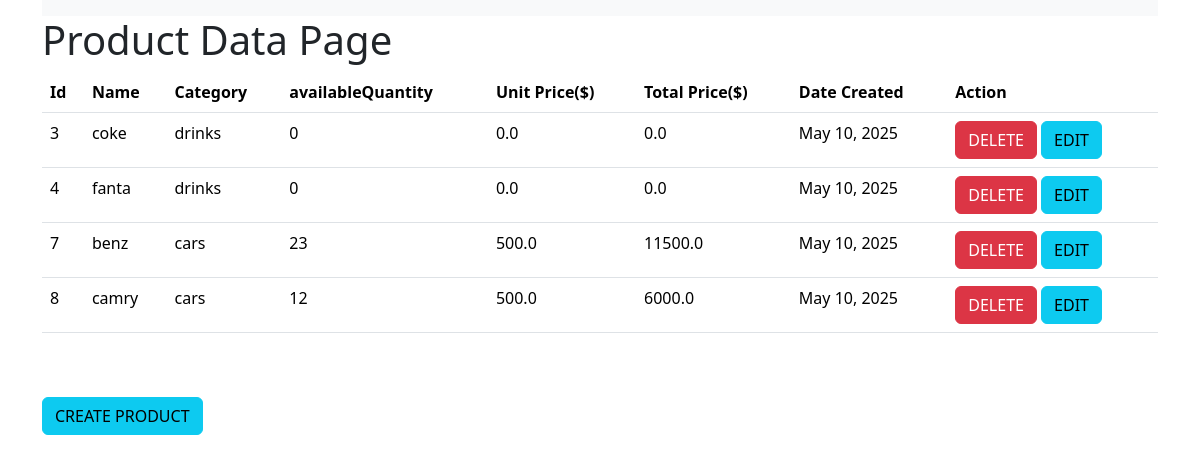
Page /allproducts on the earlier database version.
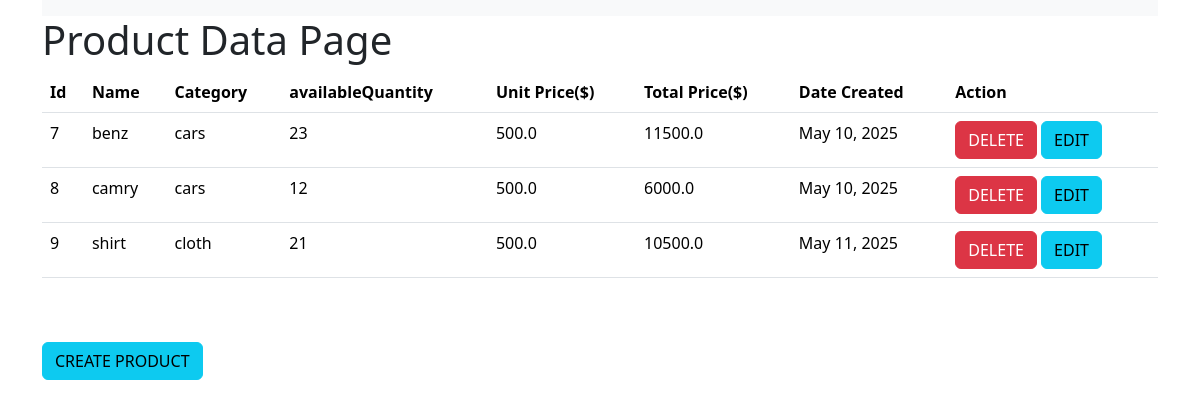
Same page on the later database version.
### inventoryapp/models.py (models this page shows, shortened)
class Product(models.Model):
    name = models.CharField(max_length=30, null=False)
    categoryId = models.ForeignKey(Category, related_name="product", on_delete=models.CASCADE)
    availableQuantity = models.IntegerField(default=0)
    unitPrice = models.FloatField(default=0)
    totalPrice = models.FloatField(default=0)
    date_created = models.DateField(auto_now_add=True)

class Category(models.Model):
    name = models.CharField(max_length=30, null=False)
    description = models.CharField(max_length=50, null=False)
    def __str__(self):
        return self.name
    class Meta:
        verbose_name = "Categorie"

### inventoryapp/views.py (the view)
# urls.py: path('allproducts', views.allproducts, name='allproducts'),
def allproducts(request):
    products = Product.objects.all()
    return render(request, "allproducts.html", context={"allproducts": products})

### templates/allproducts.html (shortened to what this page needs)
<!DOCTYPE html>
<html lang="en">
<head>
     <link href="https://cdn.jsdelivr.net/npm/bootstrap@5.3.2/dist/css/bootstrap.min.css" rel="stylesheet"
>
</head>
<body>
<div class="container">
  <div class="row justify-content-center">
    <div class="col-md-12">
<nav class="navbar bg-dark navbar-expand-lg bg-body-tertiary">
</nav>
  <marquee><h1> Product Data Page</h1></marquee>
        <table class="table">
          <thead>
            <tr>
                <th scope="col">Id</th>
                <th scope="col">Name</th>
                <th scope="col">Category</th>
                <th scope="col">availableQuantity</th>
                <th scope="col">Unit Price($)</th>
                <th scope="col">Total Price($)</th>
                <th scope="col">Date Created</th>
                <th scope="col">Action</th>
            </tr>
          </thead>
          <tbody>
             {% for product in allproducts%}
            <tr>
                <td>{{product.id}}</td>
                <td>{{product.name}}</td>
                <td>{{product.categoryId}}</td>
                <td>{{product.availableQuantity}}</td>
                <td>{{product.unitPrice}}</td>
                <td>{{product.totalPrice}}</td>
                <td>{{product.date_created}}</td>
                <td><a href="{% url 'removeproduct' product.id %}" class="btn btn-danger">DELETE</a>
                    <a href="#" class="btn btn-info">EDIT</a>
                </td>
            </tr>
            {% endfor %}
          </tbody>
        </table><br><br>
         <a href="{% url 'createproduct' %}" class="btn btn-info">CREATE PRODUCT</a>
    </div>
  </div>
</div>
</body>
</html>

Differences in the rows shown:
removed Product: id "3", name "coke", categoryId "drinks", availableQuantity "0", unitPrice "0.0", totalPrice "0.0", date_created "May 10, 2025"
removed Product: id "4", name "fanta", categoryId "drinks", availableQuantity "0", unitPrice "0.0", totalPrice "0.0", date_created "May 10, 2025"
added Product: id "9", name "shirt", categoryId "cloth", availableQuantity "21", unitPrice "500.0", totalPrice "10500.0", date_created "May 11, 2025"
